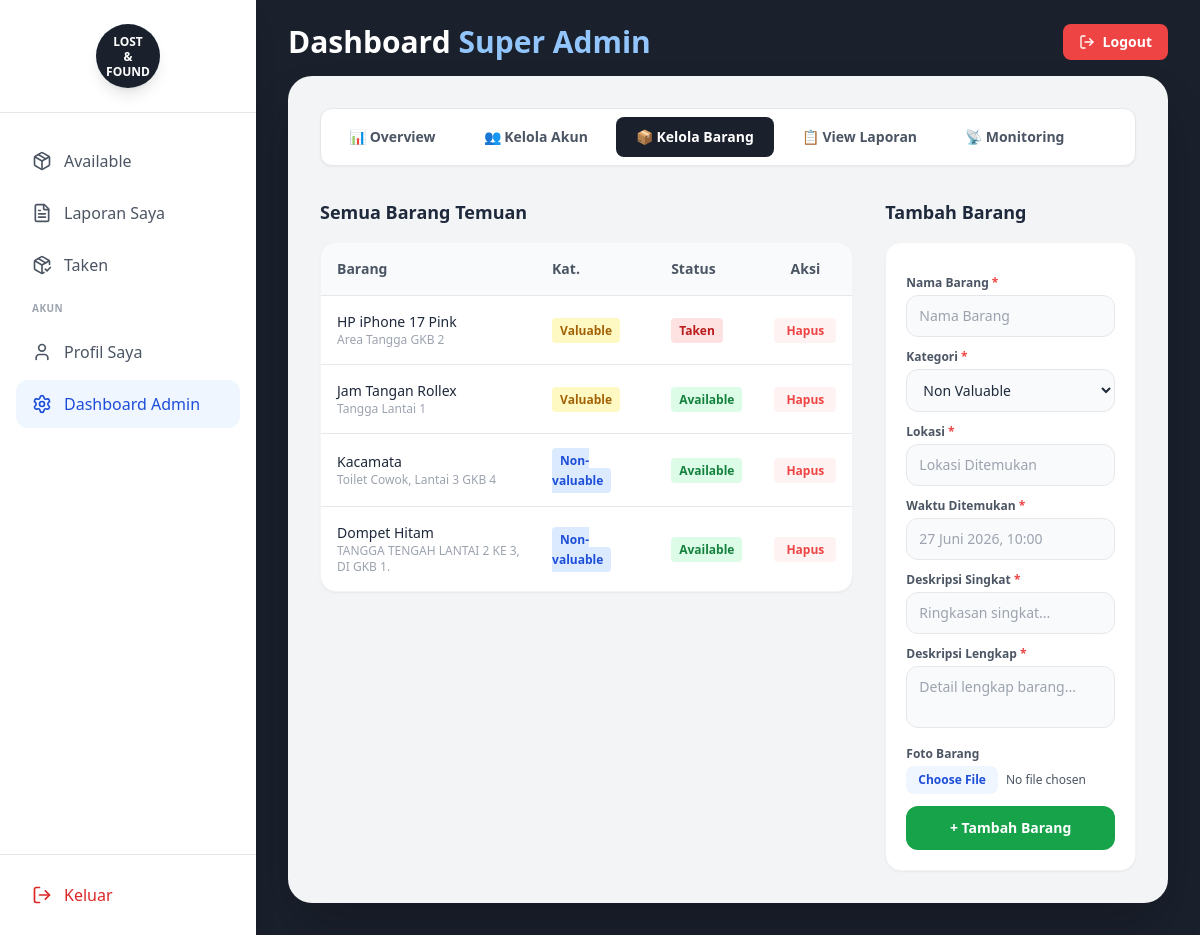
/admin_dashboard.php?view=barang (signed in), run on the app's committed database.
### tables this page shows
CREATE TABLE `found_items` (
  `id` int(11) NOT NULL AUTO_INCREMENT,
  `nama_barang` varchar(100) NOT NULL,
  `kategori` enum('valuable','non-valuable') NOT NULL,
  `deskripsi_singkat` varchar(255) NOT NULL,
  `deskripsi_lengkap` text NOT NULL,
  `lokasi` varchar(100) NOT NULL,
  `waktu_ditemukan` varchar(100) NOT NULL,
  `status` enum('available','taken') NOT NULL DEFAULT 'available',
  `foto` varchar(255) DEFAULT NULL,
  PRIMARY KEY (`id`)
);

### admin_dashboard.php (the view, shortened to what this page needs)
<?php
include 'includes/header.php';
require_once 'includes/db.php';
$view = $_GET['view'] ?? 'overview';
$totalUsers = $pdo->query("SELECT COUNT(*) FROM users")->fetchColumn();
$totalFound = $pdo->query("SELECT COUNT(*) FROM found_items")->fetchColumn();
$totalTaken = $pdo->query("SELECT COUNT(*) FROM pickups")->fetchColumn();
$totalLaporan = $pdo->query("SELECT COUNT(*) FROM lost_reports")->fetchColumn();
$users = $foundItems = $lostReports = $pickups = [];
if ($view === 'barang') {
    $foundItems = $pdo->query("SELECT * FROM found_items ORDER BY id DESC")->fetchAll(PDO::FETCH_ASSOC);
}
?>
<div class="flex h-screen overflow-hidden bg-[#1A202C]">
    <?php include 'includes/sidebar.php'; ?>
    <div class="flex-1 flex flex-col md:ml-64 relative min-h-screen overflow-y-auto">
        <div class="pt-6 px-4 pb-4 w-full max-w-7xl mx-auto relative z-10 md:px-8 flex justify-between items-center">
            <h1 class="text-xl md:text-3xl font-semibold text-white">
                Dashboard <span class="font-bold text-blue-300">Super Admin</span>
            </h1>
            <a href="login.php?action=logout" class="bg-red-500 hover:bg-red-600 text-white px-4 py-2 rounded-lg text-sm font-bold flex items-center gap-2 transition">
                <i data-lucide="log-out" class="w-4 h-4"></i> Logout
            </a>
        </div>
        <div class="flex-1 relative z-20 px-0 md:px-8 pb-8">
            <div class="bg-[#F3F4F6] flex-1 rounded-t-3xl md:rounded-3xl w-full max-w-7xl mx-auto md:mx-0 px-5 md:px-8 pt-6 md:pt-8 pb-8 min-h-[70vh] shadow-2xl">
                <div class="flex flex-wrap gap-2 mb-8 bg-white p-2 rounded-xl shadow-sm border border-gray-200 overflow-x-auto">
                    <a href="admin_dashboard.php?view=overview" class="px-5 py-2.5 rounded-lg text-sm font-bold whitespace-nowrap transition <?= $view==='overview' ? 'bg-[#1A202C] text-white' : 'text-gray-600 hover:bg-gray-100' ?>">📊 Overview</a>
                    <a href="admin_dashboard.php?view=users" class="px-5 py-2.5 rounded-lg text-sm font-bold whitespace-nowrap transition <?= $view==='users' ? 'bg-[#1A202C] text-white' : 'text-gray-600 hover:bg-gray-100' ?>">👥 Kelola Akun</a>
                    <a href="admin_dashboard.php?view=barang" class="px-5 py-2.5 rounded-lg text-sm font-bold whitespace-nowrap transition <?= $view==='barang' ? 'bg-[#1A202C] text-white' : 'text-gray-600 hover:bg-gray-100' ?>">📦 Kelola Barang</a>
                    <a href="admin_dashboard.php?view=reports" class="px-5 py-2.5 rounded-lg text-sm font-bold whitespace-nowrap transition <?= $view==='reports' ? 'bg-[#1A202C] text-white' : 'text-gray-600 hover:bg-gray-100' ?>">📋 View Laporan</a>
                    <a href="admin_dashboard.php?view=activity" class="px-5 py-2.5 rounded-lg text-sm font-bold whitespace-nowrap transition <?= $view==='activity' ? 'bg-[#1A202C] text-white' : 'text-gray-600 hover:bg-gray-100' ?>">📡 Monitoring</a>
                </div>
                <?php if ($view === 'overview'): ?>
                <div class="grid grid-cols-2 md:grid-cols-4 gap-4 mb-8">
                    <?php
                    $stats = [
                        ['Total Pengguna', $totalUsers, 'users', 'bg-blue-100 text-blue-700'],
                        ['Barang Temuan', $totalFound, 'package', 'bg-green-100 text-green-700'],
                        ['Sudah Diambil', $totalTaken, 'package-check', 'bg-purple-100 text-purple-700'],
                        ['Laporan Hilang', $totalLaporan, 'file-text', 'bg-yellow-100 text-yellow-700'],
                    ];
                    foreach ($stats as $s): ?>
                    <div class="bg-white p-5 rounded-2xl shadow-sm border border-gray-100 hover:shadow-md transition">
                        <div class="flex items-center gap-3 mb-3">
                            <div class="w-10 h-10 rounded-full <?= $s[3] ?> flex items-center justify-center">
                                <i data-lucide="<?= $s[2] ?>" class="w-5 h-5"></i>
                            </div>
                        </div>
                        <p class="text-3xl font-bold text-slate-800"><?= $s[1] ?></p>
                        <p class="text-sm text-gray-500 mt-1"><?= $s[0] ?></p>
                    </div>
                    <?php endforeach; ?>
                </div>
                <div class="grid grid-cols-1 md:grid-cols-3 gap-4">
                    <a href="admin_dashboard.php?view=users" class="bg-slate-800 text-white p-6 rounded-2xl hover:bg-slate-900 transition flex items-center gap-4">
                        <i data-lucide="user-plus" class="w-8 h-8 text-blue-300"></i>
                        <div><p class="font-bold text-lg">Kelola Akun</p><p class="text-xs text-slate-400">Tambah / Hapus pengguna</p></div>
                    </a>
                    <a href="admin_dashboard.php?view=barang" class="bg-green-700 text-white p-6 rounded-2xl hover:bg-green-800 transition flex items-center gap-4">
                        <i data-lucide="package-plus" class="w-8 h-8 text-green-200"></i>
                        <div><p class="font-bold text-lg">Kelola Barang</p><p class="text-xs text-green-200">Tambah / Edit / Hapus barang</p></div>
                    </a>
                    <a href="admin_dashboard.php?view=reports" class="bg-blue-700 text-white p-6 rounded-2xl hover:bg-blue-800 transition flex items-center gap-4">
                        <i data-lucide="file-bar-chart" class="w-8 h-8 text-blue-200"></i>
                        <div><p class="font-bold text-lg">View Laporan</p><p class="text-xs text-blue-200">Semua laporan kehilangan & pengambilan</p></div>
                    </a>
                </div>
                <?php elseif ($view === 'barang'): ?>
                <div class="grid grid-cols-1 md:grid-cols-3 gap-8">
                    <div class="md:col-span-2">
                        <h3 class="text-lg font-bold text-slate-800 mb-4">Semua Barang Temuan</h3>
                        <div class="bg-white rounded-2xl border border-gray-100 shadow-sm overflow-hidden overflow-x-auto">
                            <table class="w-full text-left text-sm border-collapse">
                                <thead class="bg-gray-50">
                                    <tr>
                                        <th class="p-4 font-semibold text-gray-600">Barang</th>
                                        <th class="p-4 font-semibold text-gray-600">Kat.</th>
                                        <th class="p-4 font-semibold text-gray-600">Status</th>
                                        <th class="p-4 font-semibold text-gray-600 text-center">Aksi</th>
                                    </tr>
                                </thead>
                                <tbody>
                                    <?php foreach($foundItems as $fi): ?>
                                    <tr class="border-t hover:bg-gray-50">
                                        <td class="p-4">
                                            <p class="font-medium text-slate-800"><?= htmlspecialchars($fi['nama_barang']) ?></p>
                                            <p class="text-xs text-gray-400"><?= htmlspecialchars($fi['lokasi']) ?></p>
                                        </td>
                                        <td class="p-4"><span class="px-2 py-1 rounded text-xs font-bold <?= $fi['kategori']==='valuable' ? 'bg-yellow-100 text-yellow-700' : 'bg-blue-100 text-blue-700' ?>"><?= ucfirst($fi['kategori']) ?></span></td>
                                        <td class="p-4"><span class="px-2 py-1 rounded text-xs font-bold <?= $fi['status']==='available' ? 'bg-green-100 text-green-700' : 'bg-red-100 text-red-700' ?>"><?= ucfirst($fi['status']) ?></span></td>
                                        <td class="p-4 text-center">
                                            <a href="admin_dashboard.php?view=barang&delete_item=<?= $fi['id'] ?>" onclick="return confirm('Hapus barang ini?')" class="text-red-500 font-bold text-xs px-3 py-1 rounded bg-red-50 hover:bg-red-100 transition">Hapus</a>
                                        </td>
                                    </tr>
                                    <?php endforeach; ?>
                                </tbody>
                            </table>
                        </div>
                    </div>
                    <div>
                        <h3 class="text-lg font-bold text-slate-800 mb-4">Tambah Barang</h3>
                        <form method="POST" action="admin_dashboard.php?view=barang" enctype="multipart/form-data" class="bg-white p-5 rounded-2xl border border-gray-100 shadow-sm space-y-3">
                            <div>
                                <label class="block text-xs font-bold text-gray-600 mb-1">Nama Barang <span class="text-red-500">*</span></label>
                                <input type="text" name="nama_barang" required placeholder="Nama Barang" class="w-full bg-gray-50 rounded-xl px-3 py-2.5 text-sm outline-none focus:ring-2 focus:ring-blue-500 border border-gray-200" />
                            </div>
                            <div>
                                <label class="block text-xs font-bold text-gray-600 mb-1">Kategori <span class="text-red-500">*</span></label>
                                <select name="kategori" class="w-full bg-gray-50 rounded-xl px-3 py-2.5 text-sm outline-none focus:ring-2 focus:ring-blue-500 border border-gray-200">
                                    <option value="non-valuable">Non Valuable</option>
                                </select>
                            </div>
                            <div>
                                <label class="block text-xs font-bold text-gray-600 mb-1">Lokasi <span class="text-red-500">*</span></label>
                                <input type="text" name="lokasi" required placeholder="Lokasi Ditemukan" class="w-full bg-gray-50 rounded-xl px-3 py-2.5 text-sm outline-none focus:ring-2 focus:ring-blue-500 border border-gray-200" />
                            </div>
                            <div>
                                <label class="block text-xs font-bold text-gray-600 mb-1">Waktu Ditemukan <span class="text-red-500">*</span></label>
                                <input type="text" name="waktu_ditemukan" required placeholder="27 Juni 2026, 10:00" class="w-full bg-gray-50 rounded-xl px-3 py-2.5 text-sm outline-none focus:ring-2 focus:ring-blue-500 border border-gray-200" />
                            </div>
                            <div>
                                <label class="block text-xs font-bold text-gray-600 mb-1">Deskripsi Singkat <span class="text-red-500">*</span></label>
                                <input type="text" name="deskripsi_singkat" required placeholder="Ringkasan singkat..." class="w-full bg-gray-50 rounded-xl px-3 py-2.5 text-sm outline-none focus:ring-2 focus:ring-blue-500 border border-gray-200" />
                            </div>
                            <div>
                                <label class="block text-xs font-bold text-gray-600 mb-1">Deskripsi Lengkap <span class="text-red-500">*</span></label>
                                <textarea name="deskripsi_lengkap" required rows="2" placeholder="Detail lengkap barang..." class="w-full bg-gray-50 rounded-xl px-3 py-2.5 text-sm outline-none focus:ring-2 focus:ring-blue-500 border border-gray-200 resize-none"></textarea>
                            </div>
                            <div>
                                <label class="block text-xs font-bold text-gray-600 mb-1">Foto Barang</label>
                                <input type="file" name="foto" accept="image/*" class="w-full text-xs text-gray-600 file:mr-2 file:py-1.5 file:px-3 file:rounded-lg file:border-0 file:text-xs file:font-bold file:bg-blue-50 file:text-blue-700 hover:file:bg-blue-100" />
                            </div>
                            <button type="submit" class="w-full bg-green-600 text-white py-3 rounded-xl font-bold text-sm hover:bg-green-700 transition">+ Tambah Barang</button>
                        </form>
                    </div>
                </div>
                <?php endif; ?>
            </div>
        </div>
    </div>
</div>
<?php include 'includes/footer.php'; ?>

### data on the page
found_items: nama_barang "HP iPhone 17 Pink", lokasi "Area Tangga GKB 2", kategori "Valuable", status "Taken"
found_items: nama_barang "Jam Tangan Rollex", lokasi "Tangga Lantai 1", kategori "Valuable", status "Available"
found_items: nama_barang "Kacamata", lokasi "Toilet Cowok, Lantai 3 GKB 4", kategori "Non-valuable", status "Available"
found_items: nama_barang "Dompet Hitam", lokasi "TANGGA TENGAH LANTAI 2 KE 3, DI GKB 1.", kategori "Non-valuable", status "Available"
